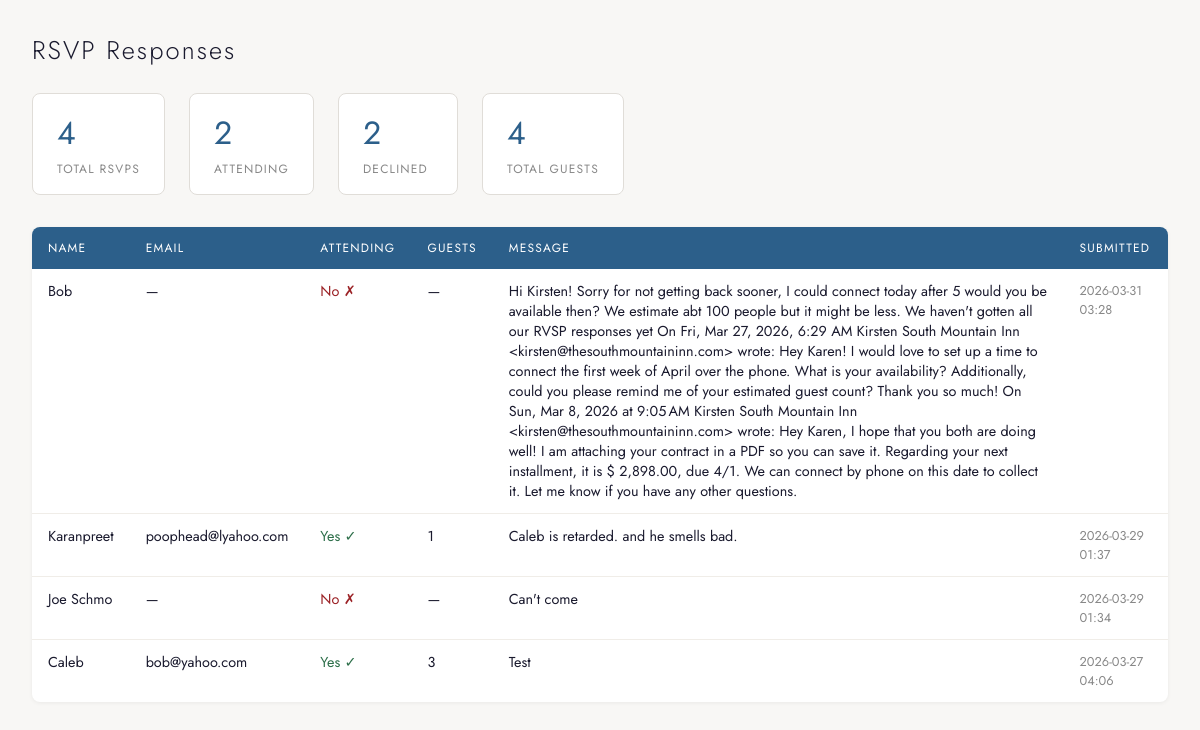
The app's page /admin/responses with its own data.
### tables this page shows
CREATE TABLE rsvps (
                id           INTEGER PRIMARY KEY AUTOINCREMENT,
                token        TEXT NOT NULL,
                name         TEXT NOT NULL,
                email        TEXT,
                attending    INTEGER NOT NULL,
                guest_count  INTEGER DEFAULT 1,
                message      TEXT,
                submitted_at TEXT NOT NULL
            );

### app.py (the view)
@app.route("/admin/responses")
def admin_responses():
    with get_db() as conn:
        rows = conn.execute(
            "SELECT * FROM rsvps ORDER BY submitted_at DESC"
        ).fetchall()
    return render_template("admin.html", rows=rows)

### app.py (called while the page is built)
def get_db():
    conn = sqlite3.connect(DB_PATH)
    conn.row_factory = sqlite3.Row
    return conn

### templates/admin.html (shortened to what this page needs)
<!DOCTYPE html>
<html lang="en">
<head>
</head>
<body>
  <h1>RSVP Responses</h1>
  {% set yes_count = rows | selectattr('attending', 'equalto', 1) | list | length %}
  {% set no_count  = rows | selectattr('attending', 'equalto', 0) | list | length %}
  {% set total_guests = rows | selectattr('attending', 'equalto', 1) | sum(attribute='guest_count') %}
  <div class="stats">
    <div class="stat">
      <div class="stat-num">{{ rows | length }}</div>
      <div class="stat-label">Total RSVPs</div>
    </div>
    <div class="stat">
      <div class="stat-num">{{ yes_count }}</div>
      <div class="stat-label">Attending</div>
    </div>
    <div class="stat">
      <div class="stat-num">{{ no_count }}</div>
      <div class="stat-label">Declined</div>
    </div>
    <div class="stat">
      <div class="stat-num">{{ total_guests }}</div>
      <div class="stat-label">Total Guests</div>
    </div>
  </div>
  {% if rows %}
  <table>
    <thead>
      <tr>
        <th>Name</th>
        <th>Email</th>
        <th>Attending</th>
        <th>Guests</th>
        <th>Message</th>
        <th>Submitted</th>
      </tr>
    </thead>
    <tbody>
      {% for row in rows %}
      <tr>
        <td>{{ row.name }}</td>
        <td>{{ row.email or '—' }}</td>
        <td class="{{ 'yes' if row.attending else 'no' }}">
          {{ 'Yes ✓' if row.attending else 'No ✗' }}
        </td>
        <td>{{ row.guest_count if row.attending else '—' }}</td>
        <td>{{ row.message or '—' }}</td>
        <td style="font-size:0.8rem;color:#888">{{ row.submitted_at[:16].replace('T', ' ') }}</td>
      </tr>
      {% endfor %}
    </tbody>
  </table>
  {% else %}
  <div class="empty">No RSVPs yet.</div>
  {% endif %}
</body>
</html>

### templates/admin.html (style rules this page uses)
*, *::before, *::after { box-sizing: border-box; margin: 0; padding: 0; }
body { font-family: 'Jost', sans-serif; background: #f8f7f5; color: #1a1a2e; padding: 2rem; }
h1 { font-size: 1.6rem; font-weight: 300; margin-bottom: 1.5rem; letter-spacing: 0.08em; }
.stats { display: flex; gap: 1.5rem; margin-bottom: 2rem; }
.stat { background: #fff; border: 1px solid #e0ddd8; border-radius: 8px; padding: 1rem 1.5rem; min-width: 120px; }
.stat-num { font-size: 2rem; font-weight: 400; color: #2c5f8a; }
.stat-label { font-size: 0.75rem; letter-spacing: 0.1em; text-transform: uppercase; color: #888; margin-top: 0.25rem; }
table { width: 100%; border-collapse: collapse; background: #fff; border-radius: 8px; overflow: hidden; box-shadow: 0 1px 4px rgba(0,0,0,0.06); }
th { background: #2c5f8a; color: #fff; font-weight: 400; font-size: 0.75rem; letter-spacing: 0.1em; text-transform: uppercase; padding: 0.75rem 1rem; text-align: left; }
td { padding: 0.75rem 1rem; border-bottom: 1px solid #f0ede8; font-size: 0.9rem; vertical-align: top; }
tr:last-child td { border-bottom: none; }
.yes { color: #2c6e49; font-weight: 400; }
.no { color: #9b2226; font-weight: 400; }

### records on screen
rsvps: name "Bob", email "—", attending "No ✗", attending "—", message "Hi Kirsten! Sorry for not getting back sooner, I could connect today after 5 would you be available then? We estimate abt 100 people but it might be less. We haven't gotten all our RVSP responses yet On Fri, Mar 27, 2026, 6:29 AM Kirsten South Mountain Inn <kirsten@thesouthmountaininn.com> wrote: Hey Karen! I would love to set up a time to connect the first week of April over the phone. What is your availability? Additionally, could you please remind me of your estimated guest count? Thank you so much! On Sun, Mar 8, 2026 at 9:05 AM Kirsten South Mountain Inn <kirsten@thesouthmountaininn.com> wrote: Hey Karen, I hope that you both are doing well! I am attaching your contract in a PDF so you…", submitted_at "2026-03-31 03:28"
rsvps: name "Karanpreet", email "poophead@lyahoo.com", attending "Yes ✓", attending+guest_count "1", message "Caleb is retarded. and he smells bad.", submitted_at "2026-03-29 01:37"
rsvps: name "Joe Schmo", email "—", attending "No ✗", attending "—", message "Can't come", submitted_at "2026-03-29 01:34"
rsvps: name "Caleb", email "bob@yahoo.com", attending "Yes ✓", attending+guest_count "3", message "Test", submitted_at "2026-03-27 04:06"

### other values on screen
{{ rows | length }} "4"
{{ yes_count }} "2"
{{ no_count }} "2"
{{ total_guests }} "4"
